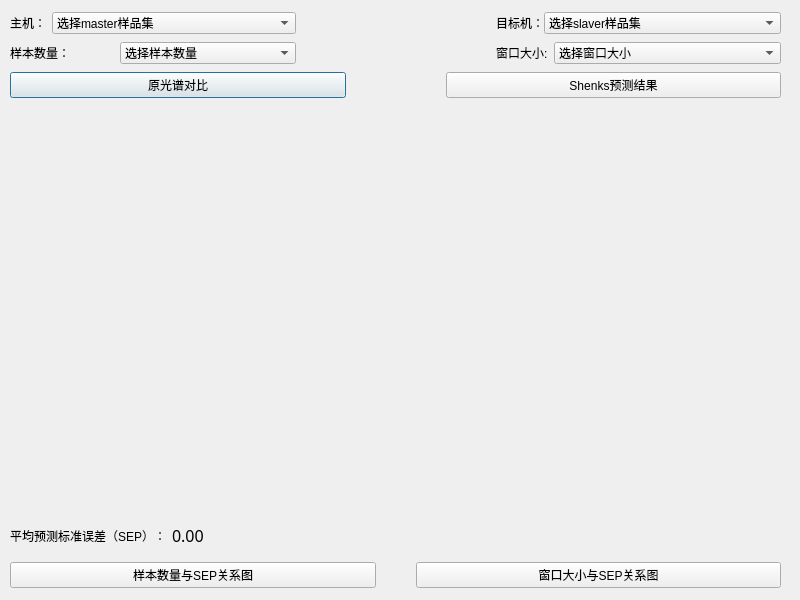
<?xml version="1.0" encoding="UTF-8"?>
<ui version="4.0">
 <class>SksDialog</class>
 <widget class="QDialog" name="SksDialog">
  <property name="geometry">
   <rect>
    <x>0</x>
    <y>0</y>
    <width>800</width>
    <height>600</height>
   </rect>
  </property>
  <property name="windowTitle">
   <string>Shenk's算法</string>
  </property>
  <widget class="QWidget" name="horizontalLayoutWidget_3">
   <property name="geometry">
    <rect>
     <x>10</x>
     <y>520</y>
     <width>281</width>
     <height>31</height>
    </rect>
   </property>
   <layout class="QHBoxLayout" name="hlayout5">
    <item>
     <widget class="QLabel" name="lb4">
      <property name="text">
       <string>平均预测标准误差（SEP）：</string>
      </property>
     </widget>
    </item>
    <item>
     <widget class="QLabel" name="lb5">
      <property name="font">
       <font>
        <family>Arial Rounded MT Bold</family>
        <pointsize>12</pointsize>
       </font>
      </property>
      <property name="text">
       <string>0.00</string>
      </property>
     </widget>
    </item>
   </layout>
  </widget>
  <widget class="QWidget" name="horizontalLayoutWidget_6">
   <property name="geometry">
    <rect>
     <x>10</x>
     <y>100</y>
     <width>771</width>
     <height>411</height>
    </rect>
   </property>
   <layout class="QHBoxLayout" name="hlayout4">
    <item>
     <widget class="QWidget" name="wg" native="true"/>
    </item>
   </layout>
  </widget>
  <widget class="QWidget" name="verticalLayoutWidget">
   <property name="geometry">
    <rect>
     <x>10</x>
     <y>10</y>
     <width>771</width>
     <height>90</height>
    </rect>
   </property>
   <layout class="QVBoxLayout" name="vlayout1_2" stretch="0,0,0">
    <item>
     <layout class="QHBoxLayout" name="hlayout_3" stretch="1,1">
      <property name="spacing">
       <number>200</number>
      </property>
      <item>
       <layout class="QHBoxLayout" name="hlayout1_3" stretch="0,1">
        <property name="spacing">
         <number>6</number>
        </property>
        <item>
         <widget class="QLabel" name="lb1">
          <property name="text">
           <string>主机：</string>
          </property>
         </widget>
        </item>
        <item>
         <widget class="QComboBox" name="cbx1">
          <item>
           <property name="text">
            <string>选择master样品集</string>
           </property>
          </item>
          <item>
           <property name="text">
            <string>m5spec</string>
           </property>
          </item>
          <item>
           <property name="text">
            <string>mp5spec</string>
           </property>
          </item>
          <item>
           <property name="text">
            <string>mp6spec</string>
           </property>
          </item>
          <item>
           <property name="text">
            <string>m5nbs</string>
           </property>
          </item>
          <item>
           <property name="text">
            <string>mp5nbs</string>
           </property>
          </item>
          <item>
           <property name="text">
            <string>mp6nbs</string>
           </property>
          </item>
         </widget>
        </item>
       </layout>
      </item>
      <item>
       <layout class="QHBoxLayout" name="hlayout2_3" stretch="0,1">
        <property name="spacing">
         <number>0</number>
        </property>
        <item>
         <widget class="QLabel" name="lb2">
          <property name="text">
           <string>目标机：</string>
          </property>
         </widget>
        </item>
        <item>
         <widget class="QComboBox" name="cbx2">
          <item>
           <property name="text">
            <string>选择slaver样品集</string>
           </property>
          </item>
          <item>
           <property name="text">
            <string>m5spec</string>
           </property>
          </item>
          <item>
           <property name="text">
            <string>mp5spec</string>
           </property>
          </item>
          <item>
           <property name="text">
            <string>mp6spec</string>
           </property>
          </item>
          <item>
           <property name="text">
            <string>m5nbs</string>
           </property>
          </item>
          <item>
           <property name="text">
            <string>mp5nbs</string>
           </property>
          </item>
          <item>
           <property name="text">
            <string>mp6nbs</string>
           </property>
          </item>
         </widget>
        </item>
       </layout>
      </item>
     </layout>
    </item>
    <item>
     <layout class="QHBoxLayout" name="hlayout_4" stretch="0,0">
      <property name="spacing">
       <number>50</number>
      </property>
      <item>
       <layout class="QHBoxLayout" name="hlayout3_2" stretch="0,1">
        <property name="rightMargin">
         <number>75</number>
        </property>
        <item>
         <widget class="QLabel" name="lb3">
          <property name="text">
           <string>样本数量：</string>
          </property>
         </widget>
        </item>
        <item>
         <widget class="QComboBox" name="cbx3">
          <item>
           <property name="text">
            <string>选择样本数量</string>
           </property>
          </item>
         </widget>
        </item>
       </layout>
      </item>
      <item>
       <layout class="QHBoxLayout" name="hlayout1_4" stretch="0,1">
        <property name="spacing">
         <number>6</number>
        </property>
        <property name="leftMargin">
         <number>75</number>
        </property>
        <item>
         <widget class="QLabel" name="lb1_2">
          <property name="text">
           <string>窗口大小:</string>
          </property>
         </widget>
        </item>
        <item>
         <widget class="QComboBox" name="cbx4">
          <item>
           <property name="text">
            <string>选择窗口大小</string>
           </property>
          </item>
         </widget>
        </item>
       </layout>
      </item>
     </layout>
    </item>
    <item>
     <layout class="QHBoxLayout" name="hlayout6_4" stretch="0,0">
      <property name="spacing">
       <number>100</number>
      </property>
      <item>
       <widget class="QPushButton" name="btn0">
        <property name="text">
         <string>原光谱对比</string>
        </property>
       </widget>
      </item>
      <item>
       <widget class="QPushButton" name="btn">
        <property name="enabled">
         <bool>true</bool>
        </property>
        <property name="text">
         <string>Shenks预测结果</string>
        </property>
       </widget>
      </item>
     </layout>
    </item>
   </layout>
  </widget>
  <widget class="QWidget" name="horizontalLayoutWidget_7">
   <property name="geometry">
    <rect>
     <x>10</x>
     <y>560</y>
     <width>771</width>
     <height>31</height>
    </rect>
   </property>
   <layout class="QHBoxLayout" name="hlayout6" stretch="0,0">
    <property name="spacing">
     <number>40</number>
    </property>
    <item>
     <widget class="QPushButton" name="btn1">
      <property name="text">
       <string>样本数量与SEP关系图</string>
      </property>
     </widget>
    </item>
    <item>
     <widget class="QPushButton" name="btn2">
      <property name="text">
       <string>窗口大小与SEP关系图</string>
      </property>
     </widget>
    </item>
   </layout>
  </widget>
 </widget>
 <resources/>
 <connections/>
</ui>
